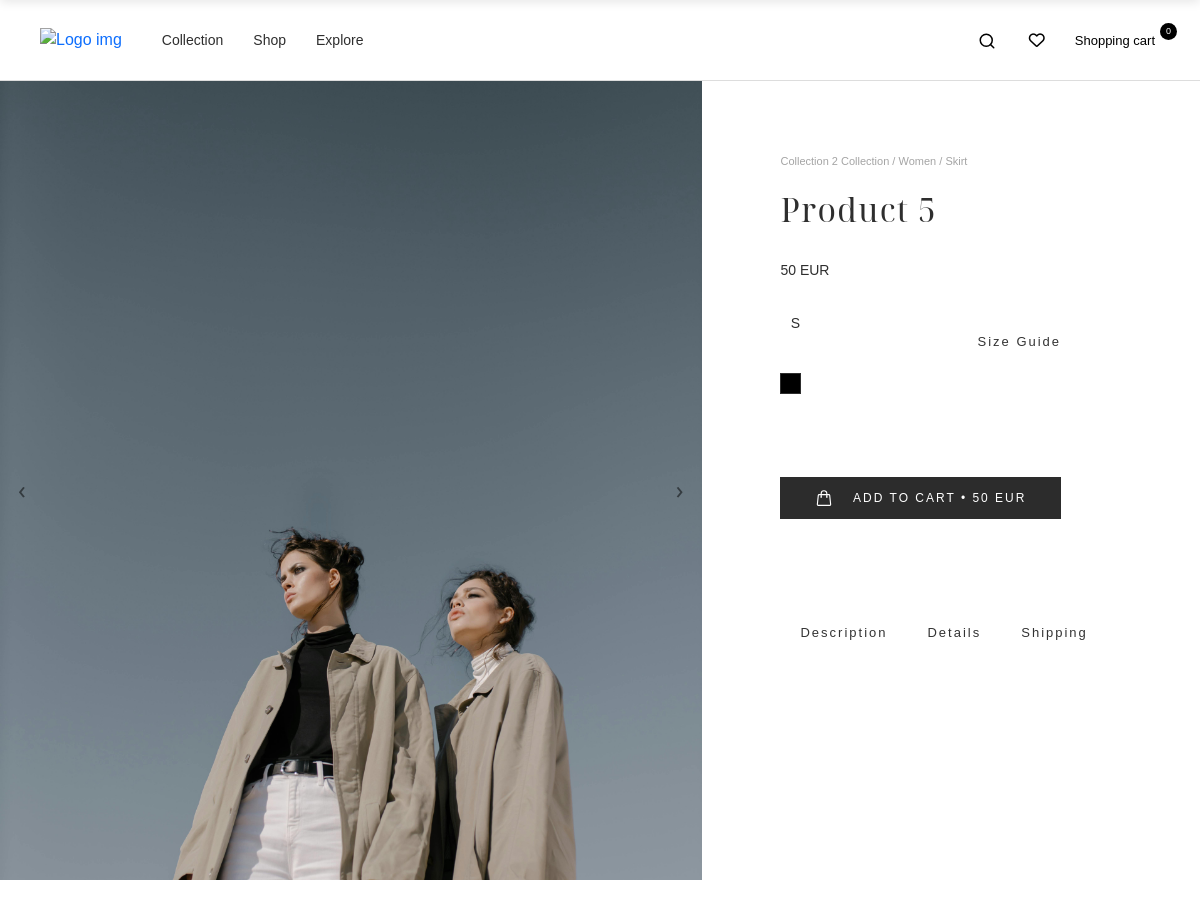
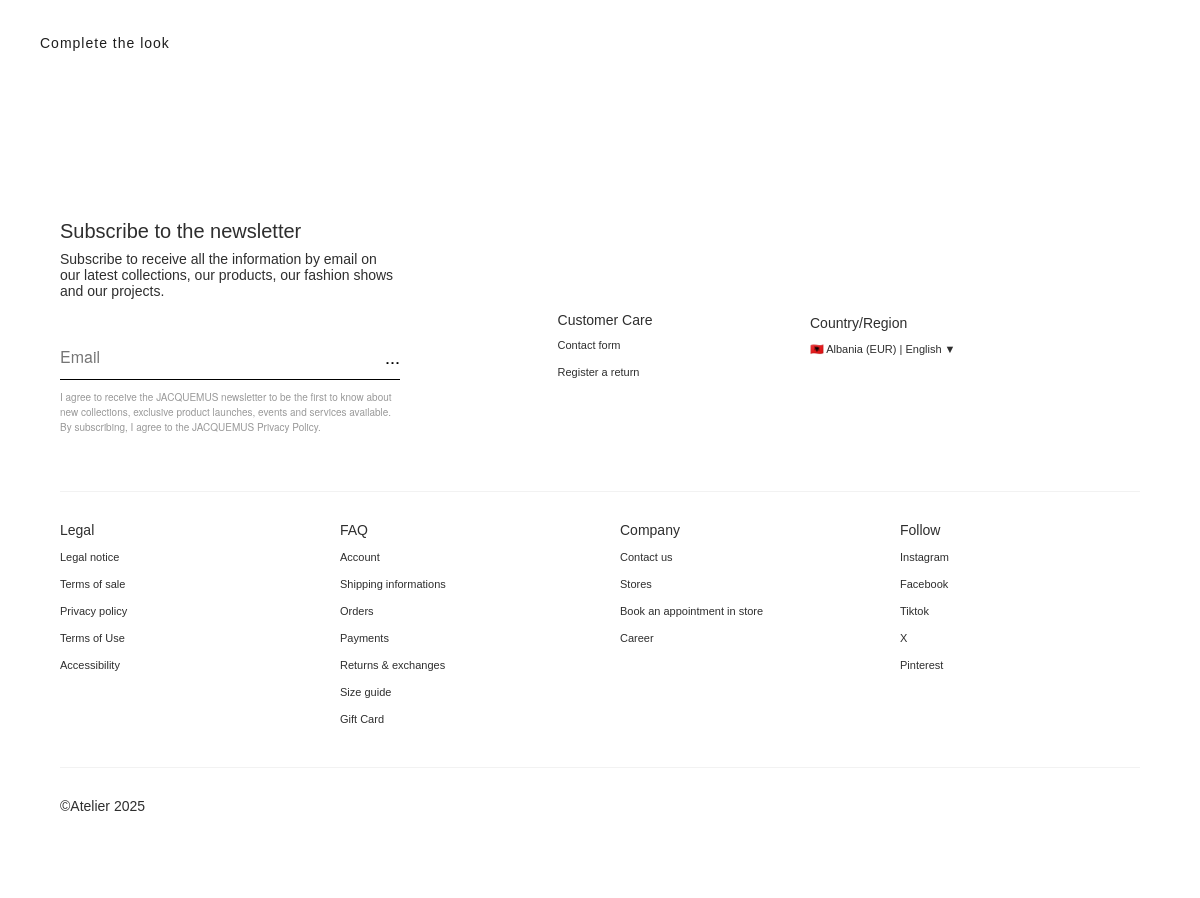
/product/5/, run on the app's committed database (2 pictures, top to bottom).
### Product/models.py (models this page shows, shortened)
class D_Product(models.Model):
    name = models.CharField(max_length=100, default='')
    subcategory = models.ForeignKey(B_Subcategory, on_delete=models.CASCADE, null=True, blank=True)
    collection = models.ForeignKey(C_Collection, on_delete=models.CASCADE, related_name='products', null=True, blank=True)
    price = models.DecimalField(max_digits=7, decimal_places=2)
    main_image = models.ImageField(null=True, blank=True)
    description = RichTextField(blank=True, null=True)
    details = RichTextField(blank=True, null=True)
    is_new = models.BooleanField(default=False)

class C_Collection(models.Model):
    collection = models.CharField(max_length=100, default='')
    slug = models.SlugField(unique=True, blank=True)
    main_image = models.ImageField(null=True, blank=True)
    info = models.CharField(max_length=200, default='')
    description = RichTextField(blank=True, null=True)
    cover_image = models.ImageField(null=True, blank=True)
    footer_description = RichTextField(blank=True, null=True)
    created_at = models.DateTimeField(auto_now_add=True, null=True)

class B_Subcategory(models.Model):
    category = models.ForeignKey(A_Category, on_delete=models.CASCADE, null=True, blank=True)
    subcategory = models.CharField(max_length=100, default='')

class A_Category(models.Model):
    category = models.CharField(max_length=100, default='')

class E_Product_Size(models.Model):
    product = models.ForeignKey(D_Product, on_delete=models.CASCADE, null=True, blank=True)
    size = models.CharField(max_length=10, default='')

class E_Product_Color(models.Model):
    product = models.ForeignKey(D_Product, on_delete=models.CASCADE, null=True, blank=True)
    color = models.ForeignKey(D_Colors_List, on_delete=models.CASCADE, null=True, blank=True)

class D_Colors_List(models.Model):
    color = models.CharField(max_length=100, default='')
    code = models.CharField(max_length=10, default='')

### Product/views.py (the view)
# urls.py: path('product/<int:product_id>/', P_views.product, name='product'),
def product(request, product_id):
    if request.method == 'GET':
        categories = A_Category.objects.all()
        subcategories = B_Subcategory.objects.all()
        collections = C_Collection.objects.all()
        shipping = S_Shipping.objects.all()
        shipping1 = shipping[0] if shipping else None
        latest_col = C_Collection.objects.last()
        footer = Z_Contact.objects.all()
        footer1 = footer[0] if footer else None
        product = get_object_or_404(D_Product, id=product_id)
        gallery = E_Product_Gallery.objects.filter(product=product)
        sizes = E_Product_Size.objects.filter(product=product)
        colors = E_Product_Color.objects.filter(product=product).select_related('color')
        latest_collection = C_Collection.objects.order_by('-created_at').first()
        similar_products = D_Product.objects.filter(subcategory=product.subcategory).exclude(id=product.id)[:3]
        recently_viewed = request.session.get('recently_viewed', [])
        if product_id in recently_viewed:
            recently_viewed.remove(product_id)
        recently_viewed.insert(0, product_id)
        if len(recently_viewed) > 5:  # Limito në 6 produkte
            recently_viewed = recently_viewed[:4]
        request.session['recently_viewed'] = recently_viewed
        recently_viewed_products = D_Product.objects.filter(id__in=recently_viewed).exclude(id=product.id)
        data = cartData(request)
        cartItems = data['cartItems']
        order = data['order']
        items = data['items']
        products = D_Product.objects.filter(subcategory_id=product.subcategory.id)
        context = {'categories': categories, 'subcategories': subcategories, 'collections': collections, 'product': product,
                   'shipping': shipping1, 'colors': colors, 'gallery': gallery, 'latest_col': latest_col, 'products': products, 'sizes': sizes,
                   'cartItems': cartItems, 'items':items, 'latest_collection': latest_collection, 'recently_viewed_products':recently_viewed_products, 'similar_products':similar_products, 'footer': footer1}
        return render(request, 'product_details.html', context)

### Product/utils.py (called while the page is built, shortened)
def cookieCart(request):
    try:
        cart = json.loads(request.COOKIES['cart'])
    except:
        cart = {}
    print('Cart:', cart)
    items = []
    order = {'get_cart_total': 0, 'get_cart_items': 0}
    guest_order_id = request.COOKIES.get('guest_order_id', str(uuid.uuid4()))
    order['id'] = guest_order_id  # Store the temporary order ID for guest users
    cartItems = order['get_cart_items']
    response = {'cartItems': cartItems, 'order': order, 'items': items}
    return response

def cartData(request):
    if request.user.is_authenticated:
        customer, created = G_Customer.objects.get_or_create(user=request.user)
        order, created = H_Order.objects.get_or_create(customer=customer, complete=False)
        items = order.i_orderitem_set.all()
        cartItems = sum([item.quantity for item in items])
    else:
        cookieData = cookieCart(request)
        cartItems = cookieData['cartItems']
        order = cookieData['order']
        items = cookieData['items']
    return {'cartItems': cartItems, 'order': order, 'items': items}

### templates/product_details.html (shortened to what this page needs)
{% load static %}
<!DOCTYPE html>
<html lang="en">
<head>
    <link rel="stylesheet" href="https://cdn.jsdelivr.net/npm/swiper@8/swiper-bundle.min.css"/>
    <link rel="stylesheet" href="https://cdnjs.cloudflare.com/ajax/libs/font-awesome/5.15.4/css/all.min.css">
    {% include 'head.html' %}
</head>
<body>
    <header class="low-nav">
        {% include 'navbar.html' %}
    </header>
    <section class="section section-top-low" id="product-temp">
        <div class="container-one">
            <div class="grid-two">
                <div class="product-gallery">
                    <div class="main-img">
                      <div class="product-slider">
  {% if product.main_image %}
    <img src="{{ product.main_image.url }}" alt="{{ product.name }}" class="slide-image active">
  {% endif %}
  <button class="prev-btn"></button>
  <button class="next-btn"></button>
</div>
                    </div>
                </div>
                <div class="product-content">
                    <div class="p-name text-small mb-10">
                       <a href="{% url 'collection_page' collection_slug=product.collection.slug %}" class="text-small cap">
                         {{ product.collection.collection }} Collection / {{ product.subcategory.category.category }} / {{ product.subcategory.subcategory }}
                       </a>
                    </div>
                    <h2 class="title-fs-40 text-sm mb-60">{{ product.name }} </h2>
                    <div class="p-price mb-60">
                        <h3 class="text-sm fs-30">{{ product.price|floatformat:0 }} EUR</h3>
                    </div>
                    <div class="display-flex sb mb-60">
                        <div class="product-feature">
                            <div class="p-f-size display-flex mb-30">
                                <div class="display-flex sb">
                                    {% for s in sizes %}
                                        <span class="text-sm p-size" id="{{ s.size }}" onclick="document.getElementById('p-size{{ s.size }}').checked = true;change('{{ s.size }}')">{{ s.size }}</span>
                                    {% endfor %}
                                    <input class="hidden" type="text" name="final_size" id="final_size" value=""><br>
                                </div>
                            </div>
<div class="color-names">
    {% for c in colors %}
    <div class="color-container">
        <div class="p-color" onclick="
            document.getElementById('p-color{{ c.color.color }}').checked = true;
            changeColor('{{ c.color.color }}');
        ">
            <span class="color-circle" style="background: {{ c.color.code }}"></span>
        </div>
    </div>
    {% endfor %}
    <input class="hidden" type="text" name="final_color" id="final_color" value=""><br>
</div>
                        </div>
                        <div>
                            <h5><a href="/size_guide" target="_blank" class="text-small-h a-line">Size Guide</a></h5>
                        </div>
                    </div>
                    <a id="add-link" class="text-sm cap add-to-cart full mb-30">
</i> Add to Cart • {{ product.price|floatformat:0 }} EUR</a>
                    <div class="product-information">
                            <div class="p-info mb-20 active" id="p-info-one" data-title="Description" data-content="{{ product.description|safe }}">
                            <div class="display-flex">
                                <h4 class="text-small-h cap mb-0">Description</h4>
                            </div>
                        </div>
                           <div class="p-info mb-20 active" id="p-info-two" data-title="Details" data-content="{{ product.details|safe }}">
                            <div class="display-flex">
                                <h4 class="text-small-h cap mb-0">Details</h4>
                            </div>
                        </div>
                            <div class="p-info mb-20 active" id="p-info-three" data-title="Shipping" data-content="{{ shipping.description|safe }}">
                            <div class="display-flex ">
                                <h4 class="text-small-h cap mb-0">Shipping</h4>
                            </div>
                        </div>
                    </div>
                </div>
            </div>
        </div>
    </section>
    {% if products %}
    <section class="section similar" id="similar-products">
        <div class="container-one">
            <div class="display-flex sb mb-60">
                <h4 class="big-italic text-small">Complete the look</h4>
            </div>
        </div>
    </section>
    {% endif %}
    <footer>
        {% include 'footer.html' %}
    </footer>
</body>
</html>

### static/css/style.css (style rules this page uses)
* { margin: 0; padding: 0; box-sizing: border-box; scroll-behavior: smooth; }
:root { --white: #fff; --dark: #2e2e2e; --lightdark: #1e1e1e; --gray: #333; --light-gray: #FAFAFA; --name: 'Noto Serif Display', serif; --title: "GiordanoGoldSerif", serif; --text: "FuturaPTLight", sans-serif; }
.container-one, .container.container-one { max-width: 1440px; margin: 0 auto; padding: 0; }
.section { padding: 150px 5vw 0 5vw; position: relative; max-width:1440px; margin:0 auto; }
a { text-decoration: none!important; }
.display-flex.sb { display: flex; justify-content: space-between; align-items: center; margin-top: 15px; }
#add-link { margin-top:80px; }
.text-sm { font-family: var(--text); color: var(--dark); font-size: 14px; font-weight: 200; line-height:16px; }
.text-small { font-family: var(--text); color: var(--lightdark); font-size: 14px; font-weight: 400; line-height:20px; }
.text-small-h { font-family: var(--text); color: var(--gray); font-size: 13px; font-weight: 300; line-height:25px!important; position:relative; display: inline-block; letter-spacing: 2px; }
.text-small-h::after { content: ''; position: absolute; left: 0; bottom: -1px!important; width: 0; height: 0.5px; background-color: var(--dark); transition: width 0.3s ease; }
.low-nav { position: fixed; top: 0; left: 0; width: 100%; z-index: 9999; background-color: transparent; transition: background-color 0.3s ease, box-shadow 0.3s ease; }
.product-gallery { padding-top:80px; }
.product-slider { position: relative; width: 100%; height: 100%; overflow: hidden!important; }
.slide-image { position: absolute; width: 100%; height: 100%; object-fit: cover; opacity: 0; transition: opacity 0.5s ease; z-index: 1; }
.slide-image.active { opacity: 1; z-index: 1; }
.prev-btn, .next-btn { opacity: 0; visibility: hidden; transition: opacity 0.5s ease, visibility 0.5s ease; position: absolute; top: 50%; transform: translateY(-50%); background-color:transparent; color: black; border: none; cursor: pointer; z-index: 10; }
.prev-btn::before, .next-btn::before { font-size: 25px !important; font-weight: 100 !important; color: rgba(0, 0, 0, 0.5) !important; padding: 4px 8px !important; background: transparent !important; border: none !important; transition: color 0.3s ease; }
.prev-btn::before { content: "‹"; }
.next-btn::before { content: "›"; }
.prev-btn { left: 10px; }
.next-btn { right: 10px; }
#product-temp .grid-two { display: grid; grid-template-columns: 1.6fr 1fr; align-items: start; }
.product-slider img { width: 100%; height: 100%; object-fit:cover; }
.main-img img { width: 100%; height: auto; object-fit:cover; }
.product-content { padding: 0 18%; position: sticky; top: 100px; height: fit-content; padding-top:50px; }
.product-content h2 { font-family:var(--name); font-weight: 300; }
.p-f-color, .p-f-size { display:flex; align-items:baseline; padding-bottom:15px; }
.p-f-size span { width: 30px; height: 30px; text-align: center; line-height: 28px; border: 0.7px solid #fff; transition: .2s; margin-right: 10px; }
.product-information { display:flex; justify-content:space-between; align-items:center; margin-top: 80px; }
.p-info { padding: 20px; background: var(--white); }
.p-name a { font-size: 11px!important; padding-bottom: 10px;color:#a4a4a4; }
.title-fs-40 { padding-bottom: 15px;padding-top: 15px; font-size: 2rem; letter-spacing: .04em; margin-bottom: .8rem; line-height: 3rem; color: #2e2e2e; }
.color-names { display: flex; gap: 20px; flex-wrap: wrap; padding-top:20px; }
.color-container { position: relative; }
.p-color { position: relative; display: flex; flex-direction: column-reverse; align-items: center; cursor: pointer; }
.color-circle { width: 21px; height: 21px; border: 1px solid var(--dark); transition: transform 0.3s ease; display: inline-block; }
.p-color .color-circle { position: relative; }
svg { width:18px; height:18px; }
.add-to-cart { margin-top: 30px; width: 100%; background: #2c2c2c; color: white; font-weight: 200; font-size: 12px; padding: 12px; border: none; display: flex; justify-content: center; align-items: center; text-transform: uppercase; cursor: pointer; gap: 20px; font-family: var(--text); letter-spacing:2px; }

### data on the page
D_Product: main_image (picture), collection.collection "Collection 2", subcategory.category.category "Women", subcategory.subcategory "Skirt", name "Product 5", price "50"
E_Product_Size: size "S"

### other printed values
{{ cartItems }} "0"
